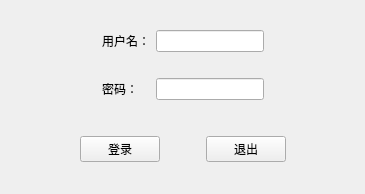
<?xml version="1.0" encoding="UTF-8"?>
<ui version="4.0">
 <class>MainWindow</class>
 <widget class="QMainWindow" name="MainWindow">
  <property name="geometry">
   <rect>
    <x>0</x>
    <y>0</y>
    <width>365</width>
    <height>194</height>
   </rect>
  </property>
  <property name="minimumSize">
   <size>
    <width>365</width>
    <height>194</height>
   </size>
  </property>
  <property name="maximumSize">
   <size>
    <width>365</width>
    <height>194</height>
   </size>
  </property>
  <property name="windowTitle">
   <string>系统登录</string>
  </property>
  <property name="windowIcon">
   <iconset>
    <normaloff>../Resource5-6/Image/Frame.jpg</normaloff>../Resource5-6/Image/Frame.jpg</iconset>
  </property>
  <widget class="QWidget" name="centralwidget">
   <layout class="QVBoxLayout" name="verticalLayout">
    <item>
     <widget class="QWidget" name="widget_4" native="true">
      <property name="sizePolicy">
       <sizepolicy hsizetype="Preferred" vsizetype="Fixed">
        <horstretch>0</horstretch>
        <verstretch>0</verstretch>
       </sizepolicy>
      </property>
      <layout class="QGridLayout" name="gridLayout">
       <item row="2" column="1">
        <widget class="QLabel" name="label_2">
         <property name="text">
          <string>密码： </string>
         </property>
        </widget>
       </item>
       <item row="0" column="3">
        <spacer name="horizontalSpacer_5">
         <property name="orientation">
          <enum>Qt::Horizontal</enum>
         </property>
         <property name="sizeHint" stdset="0">
          <size>
           <width>40</width>
           <height>20</height>
          </size>
         </property>
        </spacer>
       </item>
       <item row="0" column="2">
        <widget class="QLineEdit" name="lineEdit"/>
       </item>
       <item row="0" column="1">
        <widget class="QLabel" name="label">
         <property name="text">
          <string>用户名：</string>
         </property>
        </widget>
       </item>
       <item row="2" column="2">
        <widget class="QLineEdit" name="lineEdit_2">
         <property name="echoMode">
          <enum>QLineEdit::Password</enum>
         </property>
        </widget>
       </item>
       <item row="0" column="0">
        <spacer name="horizontalSpacer_4">
         <property name="orientation">
          <enum>Qt::Horizontal</enum>
         </property>
         <property name="sizeHint" stdset="0">
          <size>
           <width>40</width>
           <height>20</height>
          </size>
         </property>
        </spacer>
       </item>
       <item row="1" column="2">
        <spacer name="verticalSpacer">
         <property name="orientation">
          <enum>Qt::Vertical</enum>
         </property>
         <property name="sizeType">
          <enum>QSizePolicy::Fixed</enum>
         </property>
         <property name="sizeHint" stdset="0">
          <size>
           <width>20</width>
           <height>20</height>
          </size>
         </property>
        </spacer>
       </item>
      </layout>
     </widget>
    </item>
    <item>
     <widget class="QWidget" name="widget_3" native="true">
      <property name="sizePolicy">
       <sizepolicy hsizetype="Preferred" vsizetype="Fixed">
        <horstretch>0</horstretch>
        <verstretch>0</verstretch>
       </sizepolicy>
      </property>
      <layout class="QHBoxLayout" name="horizontalLayout_3">
       <item>
        <spacer name="horizontalSpacer_2">
         <property name="orientation">
          <enum>Qt::Horizontal</enum>
         </property>
         <property name="sizeHint" stdset="0">
          <size>
           <width>40</width>
           <height>20</height>
          </size>
         </property>
        </spacer>
       </item>
       <item>
        <widget class="QPushButton" name="pushButton">
         <property name="text">
          <string>登录</string>
         </property>
        </widget>
       </item>
       <item>
        <spacer name="horizontalSpacer">
         <property name="orientation">
          <enum>Qt::Horizontal</enum>
         </property>
         <property name="sizeType">
          <enum>QSizePolicy::Fixed</enum>
         </property>
         <property name="sizeHint" stdset="0">
          <size>
           <width>40</width>
           <height>20</height>
          </size>
         </property>
        </spacer>
       </item>
       <item>
        <widget class="QPushButton" name="pushButton_2">
         <property name="text">
          <string>退出</string>
         </property>
        </widget>
       </item>
       <item>
        <spacer name="horizontalSpacer_3">
         <property name="orientation">
          <enum>Qt::Horizontal</enum>
         </property>
         <property name="sizeHint" stdset="0">
          <size>
           <width>40</width>
           <height>20</height>
          </size>
         </property>
        </spacer>
       </item>
      </layout>
     </widget>
    </item>
   </layout>
  </widget>
 </widget>
 <resources/>
 <connections/>
</ui>
